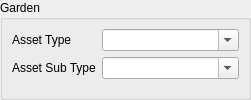
   <widget class="QWidget" name="page_6">
    <layout class="QGridLayout" name="gridLayout_10">
     <property name="margin">
      <number>0</number>
     </property>
     <item row="0" column="0">
      <widget class="QGroupBox" name="Garden_Group">
       <property name="enabled">
        <bool>true</bool>
       </property>
       <property name="title">
        <string>Garden</string>
       </property>
       <property name="flat">
        <bool>true</bool>
       </property>
       <property name="checkable">
        <bool>false</bool>
       </property>
       <property name="checked">
        <bool>false</bool>
       </property>
       <layout class="QFormLayout" name="formLayout_13">
        <item row="0" column="0">
         <widget class="QLabel" name="label_69">
          <property name="text">
           <string>Asset Type</string>
          </property>
         </widget>
        </item>
        <item row="0" column="1">
         <widget class="QComboBox" name="G_Asset_Type">
          <property name="editable">
           <bool>true</bool>
          </property>
          <item>
           <property name="text">
            <string/>
           </property>
          </item>
          <item>
           <property name="text">
            <string>Garden Bed</string>
           </property>
          </item>
         </widget>
        </item>
        <item row="1" column="0">
         <widget class="QLabel" name="label_70">
          <property name="text">
           <string>Asset Sub Type</string>
          </property>
         </widget>
        </item>
        <item row="1" column="1">
         <widget class="QComboBox" name="G_Asset_Sub_Type">
          <property name="editable">
           <bool>true</bool>
          </property>
          <item>
           <property name="text">
            <string/>
           </property>
          </item>
          <item>
           <property name="text">
            <string>Rose Garden</string>
           </property>
          </item>
          <item>
           <property name="text">
            <string>Annual Planting</string>
           </property>
          </item>
          <item>
           <property name="text">
            <string>Native Garden</string>
           </property>
          </item>
          <item>
           <property name="text">
            <string>Permanent Planting</string>
           </property>
          </item>
          <item>
           <property name="text">
            <string>Hedging</string>
           </property>
          </item>
         </widget>
        </item>
       </layout>
      </widget>
     </item>
    </layout>
   </widget>
